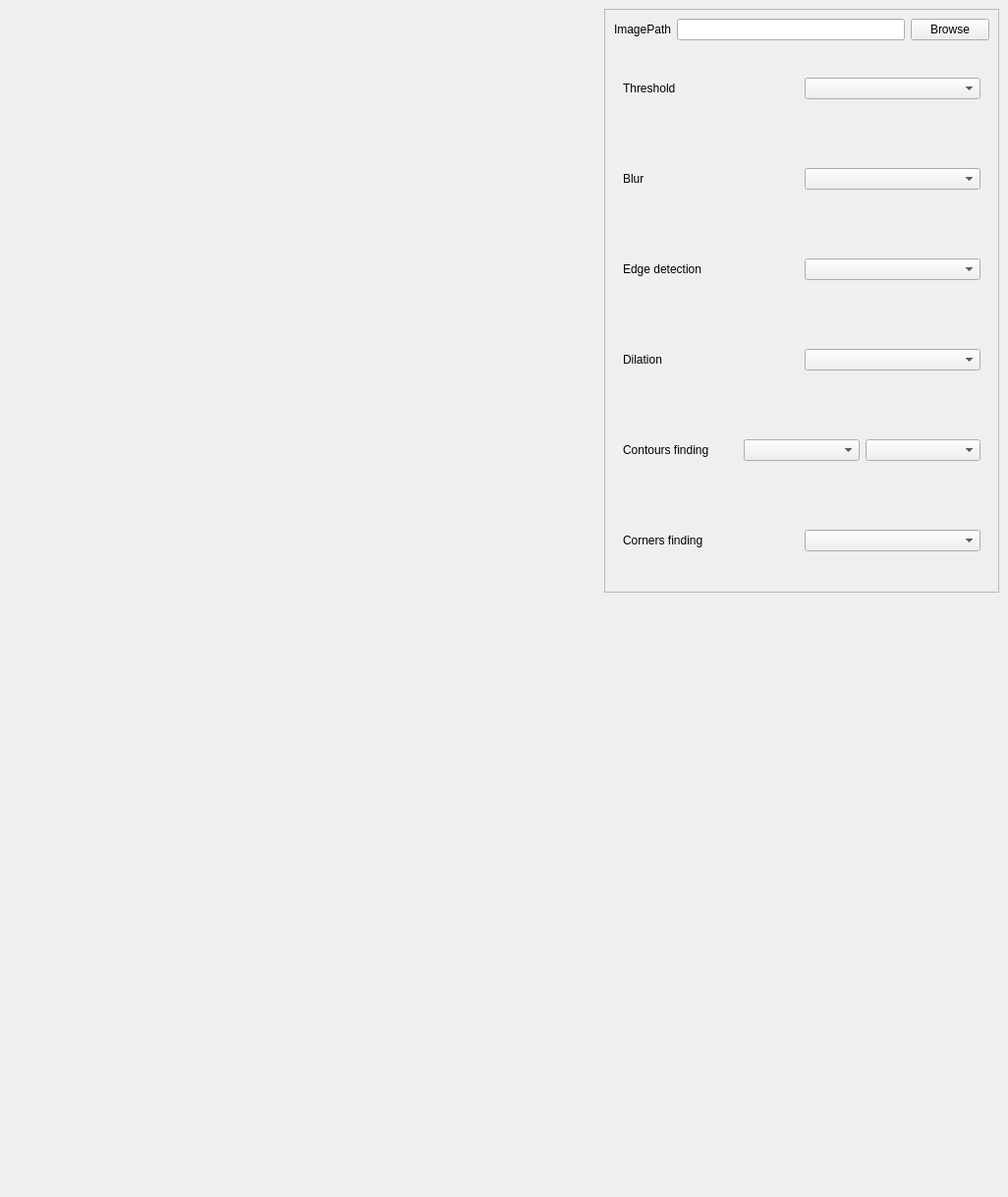
<?xml version="1.0" encoding="UTF-8"?>
<ui version="4.0">
 <class>MainWindow</class>
 <widget class="QMainWindow" name="MainWindow">
  <property name="geometry">
   <rect>
    <x>0</x>
    <y>0</y>
    <width>1026</width>
    <height>1218</height>
   </rect>
  </property>
  <property name="windowTitle">
   <string>MainWindow</string>
  </property>
  <widget class="QWidget" name="centralwidget">
   <layout class="QHBoxLayout" name="horizontalLayout">
    <item>
     <widget class="ImageCV" name="warpedImage" native="true">
      <property name="minimumSize">
       <size>
        <width>600</width>
        <height>1200</height>
       </size>
      </property>
     </widget>
    </item>
    <item>
     <layout class="QVBoxLayout" name="rightLayout">
      <item>
       <widget class="QFrame" name="rightFrame">
        <property name="minimumSize">
         <size>
          <width>400</width>
          <height>300</height>
         </size>
        </property>
        <property name="frameShape">
         <enum>QFrame::StyledPanel</enum>
        </property>
        <property name="frameShadow">
         <enum>QFrame::Raised</enum>
        </property>
        <layout class="QVBoxLayout" name="verticalLayout_6">
         <item>
          <layout class="QHBoxLayout" name="imagePathInputLayout">
           <item>
            <widget class="QLabel" name="imagePathLabel">
             <property name="text">
              <string>ImagePath</string>
             </property>
            </widget>
           </item>
           <item>
            <widget class="QLineEdit" name="imagePathInput"/>
           </item>
           <item>
            <widget class="QPushButton" name="browseButton">
             <property name="text">
              <string>Browse</string>
             </property>
            </widget>
           </item>
          </layout>
         </item>
         <item>
          <widget class="QWidget" name="widget" native="true">
           <layout class="QHBoxLayout" name="horizontalLayout_7">
            <item>
             <widget class="QLabel" name="label">
              <property name="text">
               <string>Threshold</string>
              </property>
             </widget>
            </item>
            <item>
             <widget class="QComboBox" name="comboBox"/>
            </item>
            <item>
             <layout class="QVBoxLayout" name="verticalLayout"/>
            </item>
           </layout>
          </widget>
         </item>
         <item>
          <widget class="QWidget" name="widget_2" native="true">
           <layout class="QHBoxLayout" name="horizontalLayout_6">
            <item>
             <widget class="QLabel" name="label_2">
              <property name="text">
               <string>Blur</string>
              </property>
             </widget>
            </item>
            <item>
             <widget class="QComboBox" name="comboBox_2"/>
            </item>
            <item>
             <layout class="QVBoxLayout" name="verticalLayout_2"/>
            </item>
           </layout>
          </widget>
         </item>
         <item>
          <widget class="QWidget" name="widget_3" native="true">
           <layout class="QHBoxLayout" name="horizontalLayout_5">
            <item>
             <widget class="QLabel" name="label_3">
              <property name="text">
               <string>Edge detection</string>
              </property>
             </widget>
            </item>
            <item>
             <widget class="QComboBox" name="comboBox_3"/>
            </item>
            <item>
             <layout class="QVBoxLayout" name="verticalLayout_3"/>
            </item>
           </layout>
          </widget>
         </item>
         <item>
          <widget class="QWidget" name="widget_4" native="true">
           <layout class="QHBoxLayout" name="horizontalLayout_4">
            <item>
             <widget class="QLabel" name="label_4">
              <property name="text">
               <string>Dilation</string>
              </property>
             </widget>
            </item>
            <item>
             <widget class="QComboBox" name="comboBox_4"/>
            </item>
            <item>
             <layout class="QVBoxLayout" name="verticalLayout_4"/>
            </item>
           </layout>
          </widget>
         </item>
         <item>
          <widget class="QWidget" name="widget_5" native="true">
           <layout class="QHBoxLayout" name="horizontalLayout_3">
            <item>
             <widget class="QLabel" name="label_5">
              <property name="text">
               <string>Contours finding</string>
              </property>
             </widget>
            </item>
            <item>
             <widget class="QComboBox" name="comboBox_5"/>
            </item>
            <item>
             <widget class="QComboBox" name="comboBox_6"/>
            </item>
           </layout>
          </widget>
         </item>
         <item>
          <widget class="QWidget" name="widget_6" native="true">
           <layout class="QHBoxLayout" name="horizontalLayout_2">
            <item>
             <widget class="QLabel" name="label_6">
              <property name="text">
               <string>Corners finding</string>
              </property>
             </widget>
            </item>
            <item>
             <widget class="QComboBox" name="comboBox_7"/>
            </item>
            <item>
             <layout class="QVBoxLayout" name="verticalLayout_5"/>
            </item>
           </layout>
          </widget>
         </item>
        </layout>
       </widget>
      </item>
      <item>
       <widget class="ImageCV" name="originalImage" native="true">
        <property name="minimumSize">
         <size>
          <width>300</width>
          <height>600</height>
         </size>
        </property>
       </widget>
      </item>
     </layout>
    </item>
   </layout>
  </widget>
 </widget>
 <customwidgets>
  <customwidget>
   <class>ImageCV</class>
   <extends>QWidget</extends>
   <header location="global">head/imagecv.h</header>
   <container>1</container>
  </customwidget>
 </customwidgets>
 <resources/>
 <connections/>
</ui>
